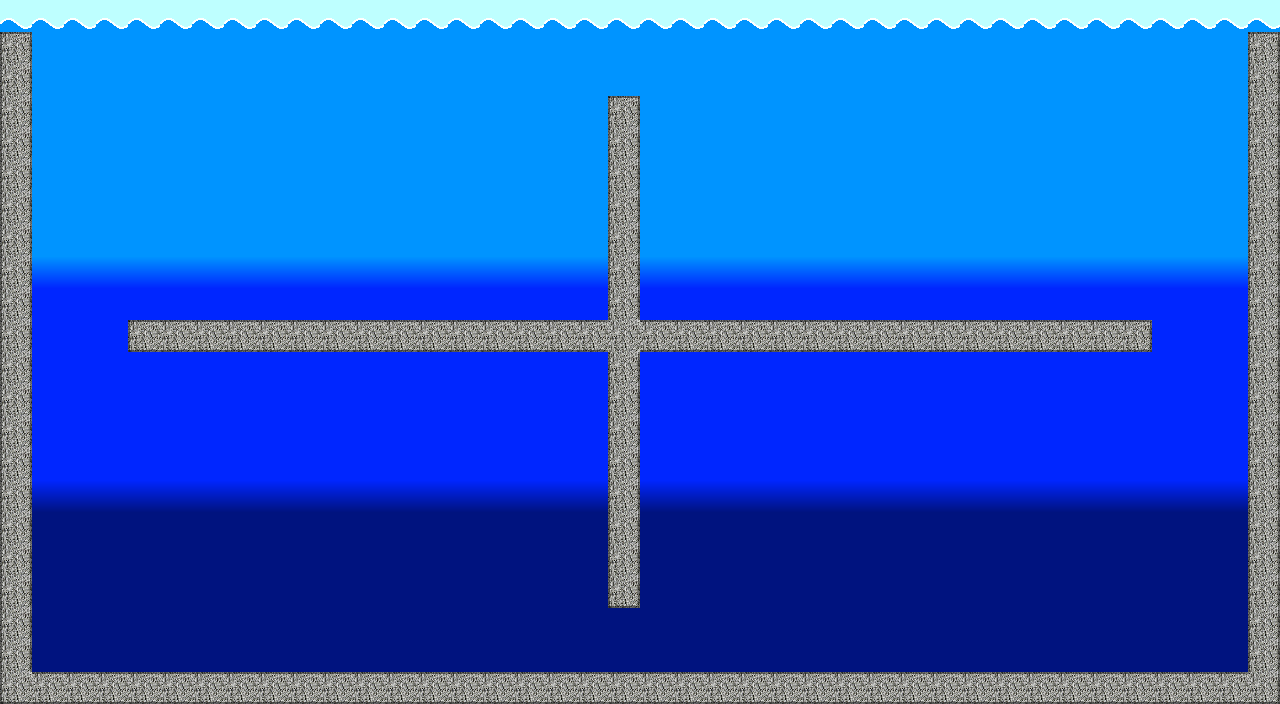

Below is a game level as drawn by its tile map, then a one-line description and the .tmx that defines it (tile-layer data replaced by summaries):
An orthogonal 40x22 tile map with 32x32 px tiles, 2 tile layers (Tile Layer 1, Tile Layer 2) and 5 objects.

<map version="1.0" orientation="orthogonal" width="40" height="22" tilewidth="32" tileheight="32">
 <tileset firstgid="1" name="Underwater" tilewidth="32" tileheight="32">
  <image source="tilemap.png" width="128" height="256" />
 </tileset>
 <layer name="Tile Layer 1" width="40" height="22">
  <data>[880 cells, 880 non-empty, 6 distinct tile ids]</data>
 </layer>
 <layer name="Tile Layer 2" width="40" height="22">
  <data>[880 cells, 167 non-empty, 10 distinct tile ids]</data>
 </layer>
 <objectgroup name="Object Layer 1" width="40" height="22">
  <object x="0" y="0" width="32" height="704" />
  <object x="1248" y="672" height="32" />
  <object x="32" y="672" width="1216" height="32" />
  <object x="1248" y="0" width="32" height="704" />
  <object x="32" y="0" width="1216" height="32" />
 </objectgroup>
</map>